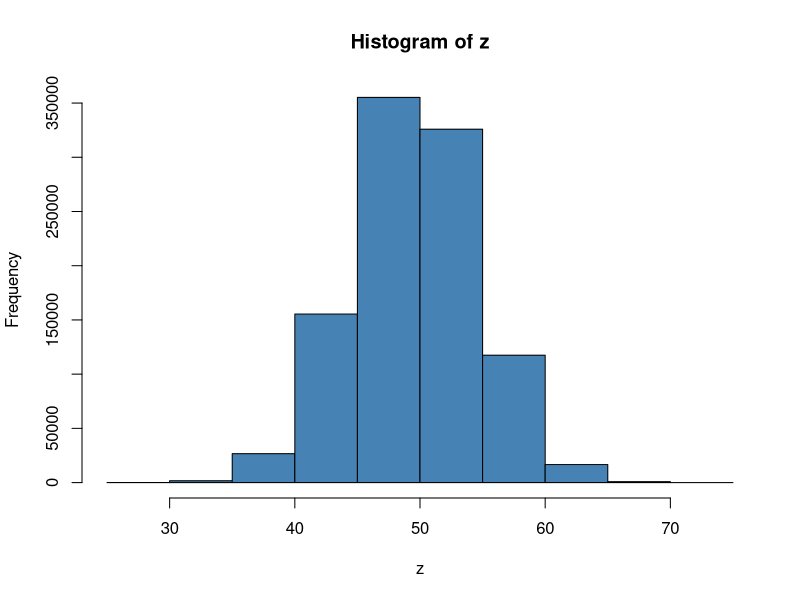
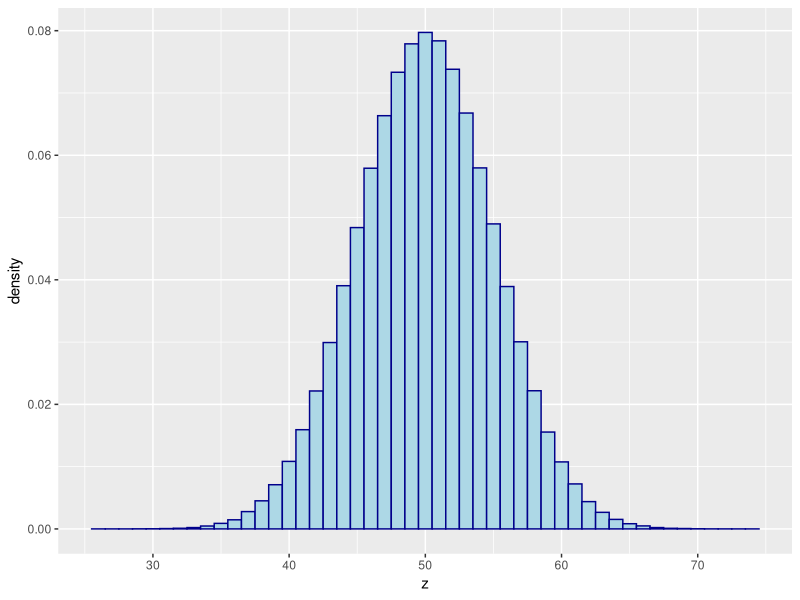
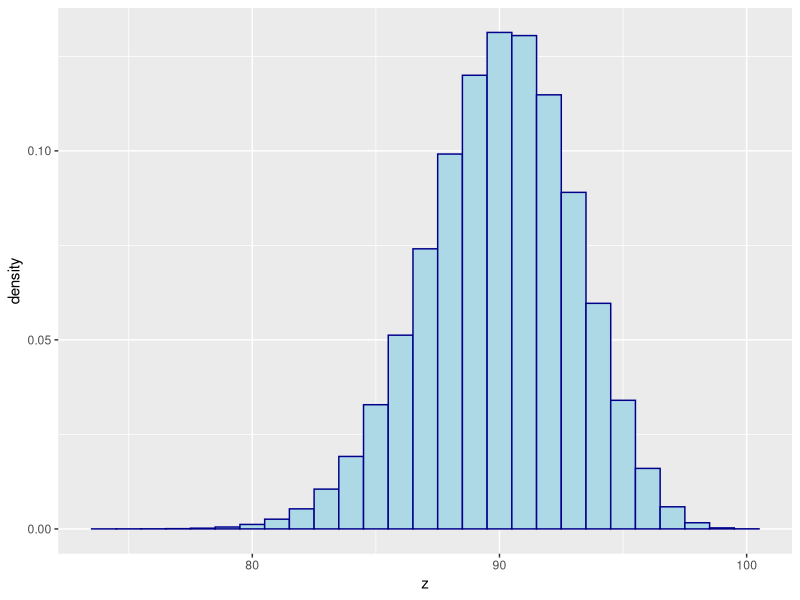
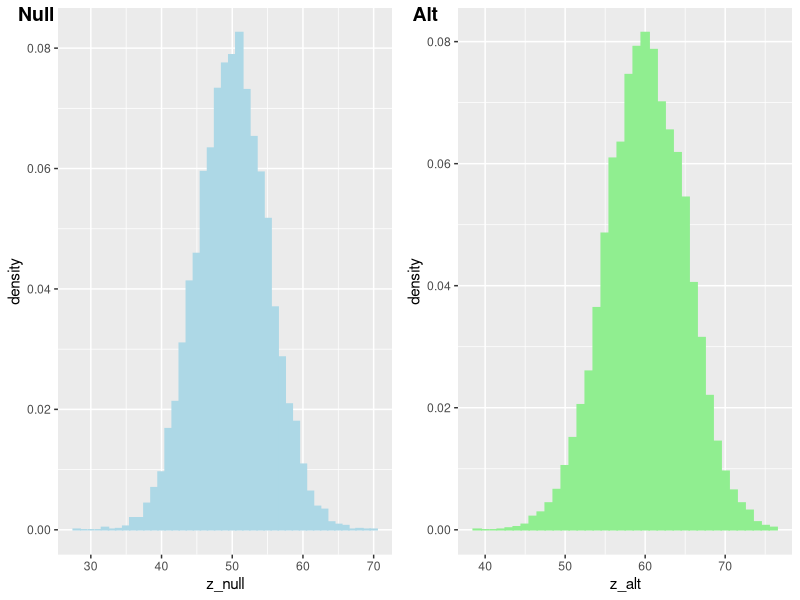
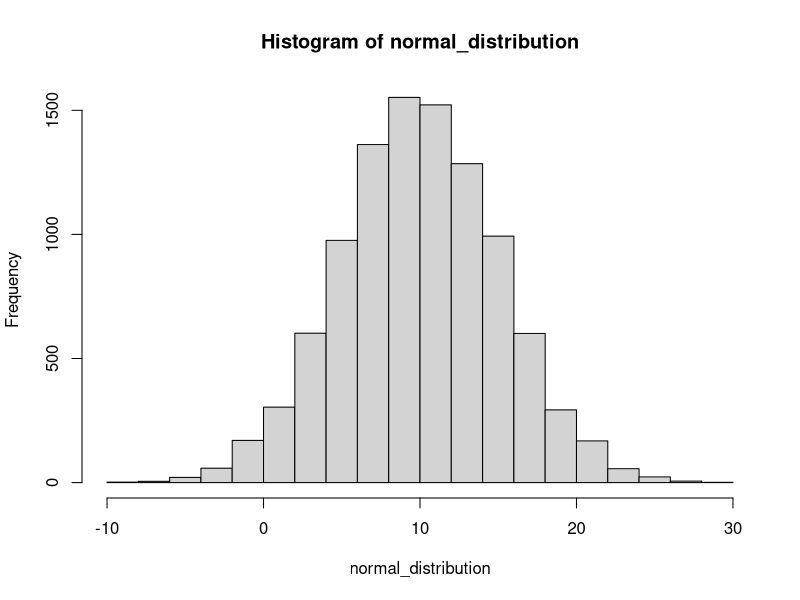
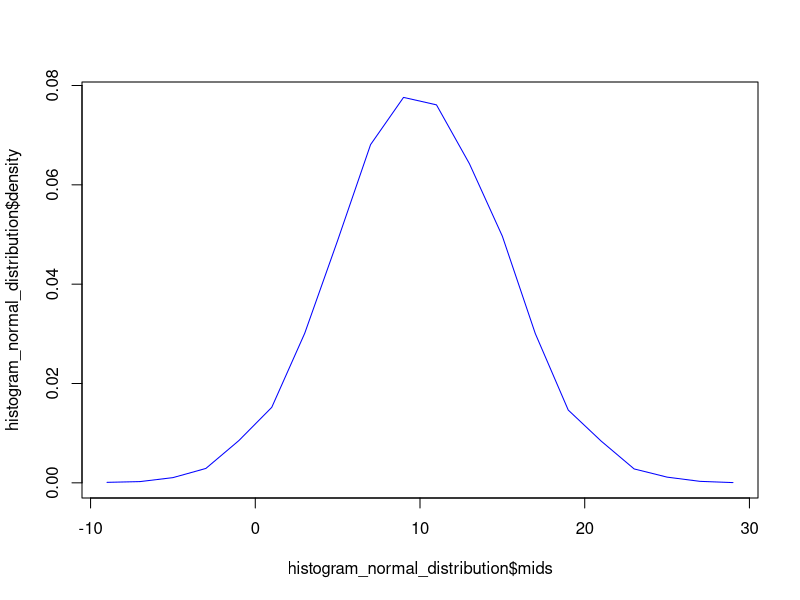
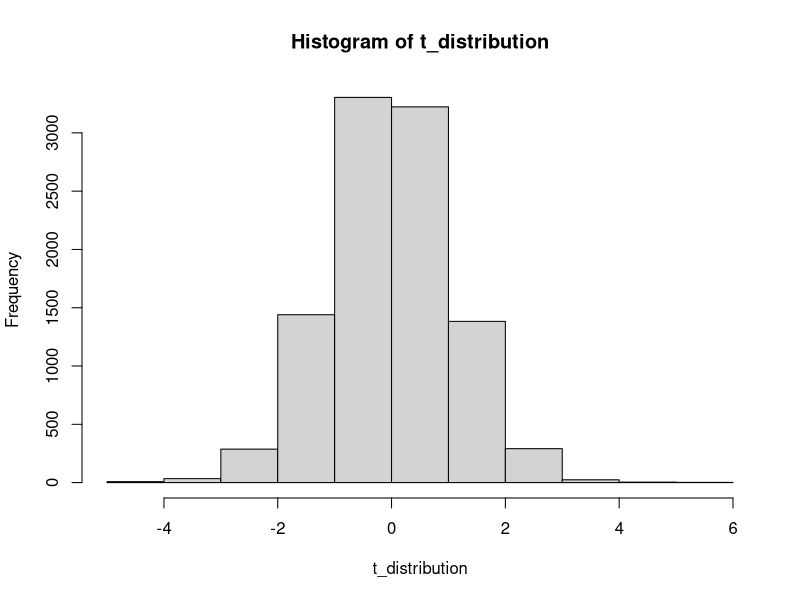
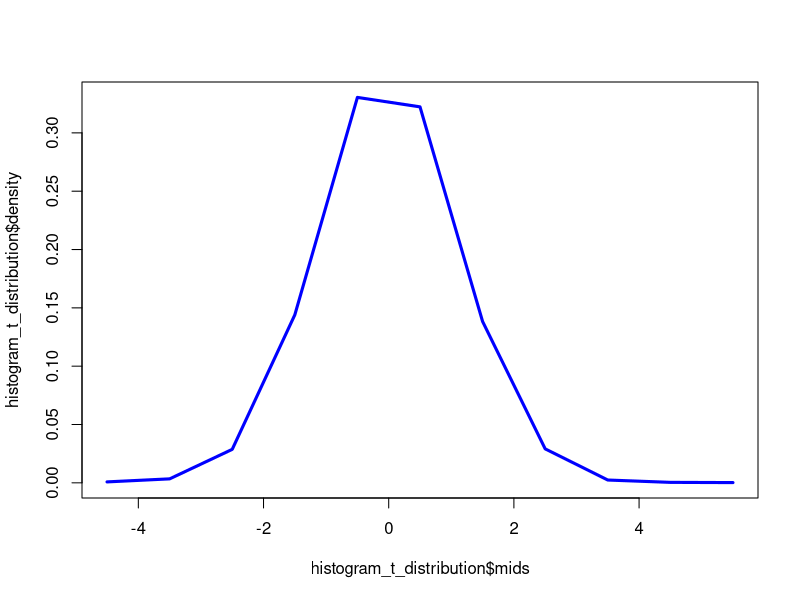

These charts were generated, in order, by the following R code:
## ---- chunk 1
pants <- data.frame(
   type = c("Blue jeans","Grey jeans","Black jeans","Black suit","Blue tracksuit"),
   label = c("X1", "X2", "X3", "X4", "X5"),
   probability = c(0.5,0.3,0.1,0,0.1))

pants
## ---- chunk 2
#Try plotting a bar graph of all the probabilities above
## ---- chunk 3
dbinom( x = 1, size = 20, prob = 1/6)
## ---- chunk 4
#Try finding the probability for N = 20 and N=100 trials for a fair coin flip.
## ---- chunk 5
#Find the probability of rolling 0 skulls or 1 skull or 2 skulls or 3 skulls or 4 skulls
pbinom( q= 3, size = 20, prob = 1/6)

#Practice - Find probability of getting 0-5 heads in 50 trials of coin flip
## ---- chunk 6
qbinom( p = 0.566, size = 20, prob = 1/6 )

#Practice - Find the 40th percentile
## ---- chunk 7
z <- rbinom( n = 1000000, size = 100, prob = 1/2 )
#Let's also plot this and see how it looks
hist(z, breaks=15, col = 'steelblue')
## ---- chunk 8
library(ggplot2)
df<- data.frame(z)
# Basic histogram with custom binwidth
ggplot(df, aes(x=z)) + geom_histogram(aes(y = ..density..), binwidth=1, color="darkblue", fill="lightblue")
## ---- chunk 9
dbinom(x = 43, size = 100, prob = 1/2)
## ---- chunk 10
pbinom(q = 17, size = 20, prob = 1/2)
## ---- chunk 11
qbinom(p = 0.975, size = 10, prob = 1/2)
## ---- chunk 12
qbinom(p = 0.025, size = 10, prob = 1/2)
## ---- chunk 13
binom.test( x=62, n=100, p=.5 )
## ---- chunk 14
z <- rbinom( n = 1000000, size = 100, prob = 0.9 )

library(ggplot2)
df<- data.frame(z)
# Basic histogram with custom binwidth
ggplot(df, aes(x=z)) + geom_histogram(aes(y = ..density..), binwidth=1, color="darkblue", fill="lightblue")
## ---- chunk 15
library(ggplot2)
library("ggpubr")
## ---- chunk 16
num <- 10000
z_null <- rbinom( n = num, size = 100, prob = 0.5 )
z_alt <- rbinom( n = num, size = 100, prob = 0.6 )
df1 <- data.frame(z_null,z_alt)
# Basic histogram with custom binwidth
p1 <- ggplot(df1, aes(x=z_null)) + geom_histogram(aes(y = ..density..), binwidth=1, color="lightblue", fill="lightblue")
p2 <- ggplot(df1, aes(x=z_alt)) + geom_histogram(aes(y = ..density..), binwidth=1, color="lightgreen", fill="lightgreen")

figure <- ggarrange(p1, p2,
                    labels = c("Null", "Alt"))
figure
## ---- chunk 17
library(pwr)
pwr.p.test(h  = ES.h(p1 = 0.7, p2 = 0.5), sig.level = 0.05, power = 0.8)
## ---- chunk 18
effsize <- ES.h(p1 = 0.7, p2 = 0.5)
effsize
## ---- chunk 19
normal_distribution <- rnorm(10000, mean = 10, sd = 5) 
histogram_normal_distribution <- hist(normal_distribution)
plot(histogram_normal_distribution$mids,histogram_normal_distribution$density, type="l", col="blue", lwd=1)


## ---- chunk 20
dnorm(x=10, mean=10, sd=5)

## ---- chunk 21
pnorm(q = 19.8, mean = 10, sd = 5)
## ---- chunk 22
qnorm(0.25 ,mean = 0 , sd = 1)
## ---- chunk 23
norm <- rnorm(50, mean = 0, sd = 1) 
shapiro.test(norm)

binom <- rbinom(100, 20, 1/6)
shapiro.test(binom)

## ---- chunk 24
t_distribution <- rt(10000, 15)
histogram_t_distribution <- hist(t_distribution)
plot(histogram_t_distribution$mids,histogram_t_distribution$density, type="l", col="blue", lwd=3)
## ---- chunk 25

norm1 <- rnorm(100, mean = 10, sd = 5)
norm2 <- rnorm(100, mean = 20, sd = 7)
chisqdist <- norm1^2 + norm2^2

chisq_distribution <- rchisq(10000, 2)
histogram_chisq_distribution <- hist(chisq_distribution)
plot(histogram_chisq_distribution$mids,histogram_chisq_distribution$density, type="l", col="blue", lwd=3)
## ---- chunk 26
f_distribution <- rf(10000, 5, 10)
histogram_f_distribution <- hist(f_distribution)
plot(histogram_f_distribution$mids,histogram_f_distribution$density, type="l", col="blue", lwd=3)
